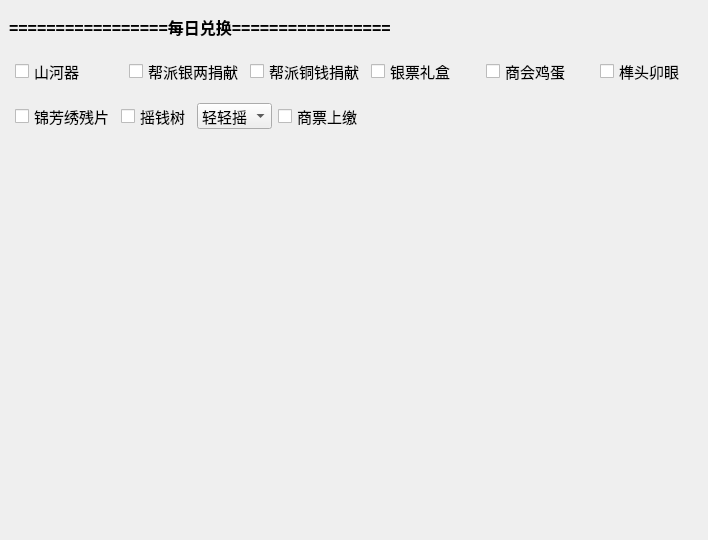
                     <widget class="QWidget" name="widget_8" native="true">
                      <property name="minimumSize">
                       <size>
                        <width>0</width>
                        <height>540</height>
                       </size>
                      </property>
                      <property name="maximumSize">
                       <size>
                        <width>16777215</width>
                        <height>540</height>
                       </size>
                      </property>
                      <layout class="QVBoxLayout" name="verticalLayout_8">
                       <property name="spacing">
                        <number>10</number>
                       </property>
                       <property name="leftMargin">
                        <number>0</number>
                       </property>
                       <property name="topMargin">
                        <number>10</number>
                       </property>
                       <property name="rightMargin">
                        <number>0</number>
                       </property>
                       <property name="bottomMargin">
                        <number>0</number>
                       </property>
                       <item>
                        <widget class="QLabel" name="label_3">
                         <property name="styleSheet">
                          <string notr="true">    QLabel {
        color: black;
        background-color: rgba(255, 255, 255, 0);
        border: none;
        font-size: 16px;
        font-weight: bold;
        padding: 5px;
        qproperty-alignment: AlignCenter;
    }</string>
                         </property>
                         <property name="text">
                          <string>=================每日兑换=================</string>
                         </property>
                        </widget>
                       </item>
                       <item>
                        <widget class="QWidget" name="widget_11" native="true">
                         <property name="minimumSize">
                          <size>
                           <width>0</width>
                           <height>35</height>
                          </size>
                         </property>
                         <layout class="QHBoxLayout" name="horizontalLayout_6">
                          <property name="leftMargin">
                           <number>15</number>
                          </property>
                          <property name="topMargin">
                           <number>0</number>
                          </property>
                          <property name="rightMargin">
                           <number>0</number>
                          </property>
                          <property name="bottomMargin">
                           <number>0</number>
                          </property>
                          <item>
                           <widget class="QCheckBox" name="checkBox_2">
                            <property name="font">
                             <font>
                              <pointsize>11</pointsize>
                             </font>
                            </property>
                            <property name="text">
                             <string>山河器</string>
                            </property>
                           </widget>
                          </item>
                          <item>
                           <widget class="QCheckBox" name="checkBox_7">
                            <property name="font">
                             <font>
                              <pointsize>11</pointsize>
                             </font>
                            </property>
                            <property name="text">
                             <string>帮派银两捐献</string>
                            </property>
                           </widget>
                          </item>
                          <item>
                           <widget class="QCheckBox" name="checkBox_8">
                            <property name="font">
                             <font>
                              <pointsize>11</pointsize>
                             </font>
                            </property>
                            <property name="text">
                             <string>帮派铜钱捐献</string>
                            </property>
                           </widget>
                          </item>
                          <item>
                           <widget class="QCheckBox" name="checkBox_3">
                            <property name="font">
                             <font>
                              <pointsize>11</pointsize>
                             </font>
                            </property>
                            <property name="text">
                             <string>银票礼盒</string>
                            </property>
                           </widget>
                          </item>
                          <item>
                           <widget class="QCheckBox" name="checkBox_5">
                            <property name="font">
                             <font>
                              <pointsize>11</pointsize>
                             </font>
                            </property>
                            <property name="text">
                             <string>商会鸡蛋</string>
                            </property>
                           </widget>
                          </item>
                          <item>
                           <widget class="QCheckBox" name="checkBox_6">
                            <property name="font">
                             <font>
                              <pointsize>11</pointsize>
                             </font>
                            </property>
                            <property name="text">
                             <string>榫头卯眼</string>
                            </property>
                           </widget>
                          </item>
                         </layout>
                        </widget>
                       </item>
                       <item>
                        <widget class="QWidget" name="widget_12" native="true">
                         <property name="minimumSize">
                          <size>
                           <width>0</width>
                           <height>35</height>
                          </size>
                         </property>
                         <property name="font">
                          <font>
                           <pointsize>11</pointsize>
                          </font>
                         </property>
                         <layout class="QHBoxLayout" name="horizontalLayout_7">
                          <property name="spacing">
                           <number>6</number>
                          </property>
                          <property name="leftMargin">
                           <number>15</number>
                          </property>
                          <property name="topMargin">
                           <number>0</number>
                          </property>
                          <property name="rightMargin">
                           <number>0</number>
                          </property>
                          <property name="bottomMargin">
                           <number>0</number>
                          </property>
                          <item>
                           <widget class="QCheckBox" name="checkBox_4">
                            <property name="minimumSize">
                             <size>
                              <width>0</width>
                              <height>0</height>
                             </size>
                            </property>
                            <property name="font">
                             <font>
                              <pointsize>11</pointsize>
                             </font>
                            </property>
                            <property name="text">
                             <string>锦芳绣残片</string>
                            </property>
                           </widget>
                          </item>
                          <item>
                           <widget class="QCheckBox" name="checkBox_9">
                            <property name="font">
                             <font>
                              <pointsize>11</pointsize>
                             </font>
                            </property>
                            <property name="text">
                             <string>摇钱树</string>
                            </property>
                           </widget>
                          </item>
                          <item>
                           <widget class="QComboBox" name="comboBox_3">
                            <property name="font">
                             <font>
                              <pointsize>11</pointsize>
                             </font>
                            </property>
                            <item>
                             <property name="text">
                              <string>轻轻摇</string>
                             </property>
                            </item>
                            <item>
                             <property name="text">
                              <string>用力摇</string>
                             </property>
                            </item>
                            <item>
                             <property name="text">
                              <string>全力摇</string>
                             </property>
                            </item>
                           </widget>
                          </item>
                          <item>
                           <widget class="QCheckBox" name="checkBox_20">
                            <property name="font">
                             <font>
                              <pointsize>11</pointsize>
                             </font>
                            </property>
                            <property name="text">
                             <string>商票上缴</string>
                            </property>
                           </widget>
                          </item>
                          <item>
                           <spacer name="horizontalSpacer_5">
                            <property name="orientation">
                             <enum>Qt::Horizontal</enum>
                            </property>
                            <property name="sizeHint" stdset="0">
                             <size>
                              <width>345</width>
                              <height>20</height>
                             </size>
                            </property>
                           </spacer>
                          </item>
                         </layout>
                        </widget>
                       </item>
                       <item>
                        <spacer name="verticalSpacer_3">
                         <property name="orientation">
                          <enum>Qt::Vertical</enum>
                         </property>
                         <property name="sizeHint" stdset="0">
                          <size>
                           <width>20</width>
                           <height>386</height>
                          </size>
                         </property>
                        </spacer>
                       </item>
                      </layout>
                     </widget>
